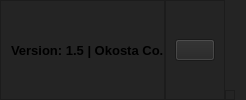
     <widget class="QFrame" name="f_footer">
      <property name="styleSheet">
       <string notr="true">background-color: rgb(36, 36, 36);</string>
      </property>
      <property name="frameShape">
       <enum>QFrame::NoFrame</enum>
      </property>
      <property name="frameShadow">
       <enum>QFrame::Raised</enum>
      </property>
      <layout class="QHBoxLayout" name="horizontalLayout_5">
       <property name="spacing">
        <number>0</number>
       </property>
       <property name="leftMargin">
        <number>0</number>
       </property>
       <property name="topMargin">
        <number>0</number>
       </property>
       <property name="bottomMargin">
        <number>0</number>
       </property>
       <item>
        <widget class="QFrame" name="f_footer_l">
         <property name="styleSheet">
          <string notr="true"/>
         </property>
         <property name="frameShape">
          <enum>QFrame::StyledPanel</enum>
         </property>
         <property name="frameShadow">
          <enum>QFrame::Raised</enum>
         </property>
         <layout class="QVBoxLayout" name="verticalLayout_2">
          <property name="spacing">
           <number>0</number>
          </property>
          <property name="leftMargin">
           <number>10</number>
          </property>
          <property name="topMargin">
           <number>0</number>
          </property>
          <property name="rightMargin">
           <number>0</number>
          </property>
          <property name="bottomMargin">
           <number>0</number>
          </property>
          <item alignment="Qt::AlignLeft">
           <widget class="QLabel" name="label_3">
            <property name="font">
             <font>
              <pointsize>10</pointsize>
              <weight>75</weight>
              <bold>true</bold>
             </font>
            </property>
            <property name="cursor">
             <cursorShape>ForbiddenCursor</cursorShape>
            </property>
            <property name="text">
             <string>Version: 1.5 | Okosta Co.</string>
            </property>
           </widget>
          </item>
         </layout>
        </widget>
       </item>
       <item alignment="Qt::AlignRight">
        <widget class="QFrame" name="f_footer_r">
         <property name="frameShape">
          <enum>QFrame::StyledPanel</enum>
         </property>
         <property name="frameShadow">
          <enum>QFrame::Raised</enum>
         </property>
         <layout class="QVBoxLayout" name="verticalLayout_3">
          <item>
           <widget class="QPushButton" name="pushButton_2">
            <property name="cursor">
             <cursorShape>PointingHandCursor</cursorShape>
            </property>
            <property name="text">
             <string/>
            </property>
            <property name="icon">
             <iconset resource="icons/icos.qrc">
              <normaloff>:/icos/help-circle.svg</normaloff>:/icos/help-circle.svg</iconset>
            </property>
            <property name="iconSize">
             <size>
              <width>23</width>
              <height>23</height>
             </size>
            </property>
           </widget>
          </item>
         </layout>
        </widget>
       </item>
       <item alignment="Qt::AlignBottom">
        <widget class="QFrame" name="size_grip">
         <property name="minimumSize">
          <size>
           <width>10</width>
           <height>10</height>
          </size>
         </property>
         <property name="maximumSize">
          <size>
           <width>10</width>
           <height>10</height>
          </size>
         </property>
         <property name="frameShape">
          <enum>QFrame::StyledPanel</enum>
         </property>
         <property name="frameShadow">
          <enum>QFrame::Raised</enum>
         </property>
        </widget>
       </item>
      </layout>
     </widget>
